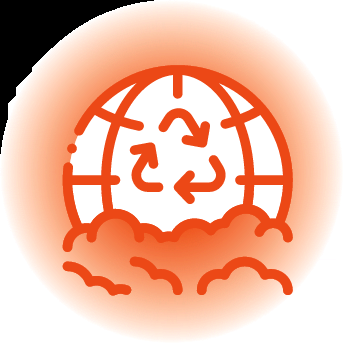
#> input picture input1.webp, 344 x 344 px
$ jupyter execute circle2.ipynb   (older library calls are emulated)
#> lines starting #> are read from the running program, lines starting #| are printed output that depends on the picture
[cell 1]
import numpy as np
import argparse
import cv2
import signal

from functools import wraps
import errno
import os
import copy

ap = argparse.ArgumentParser()
ap.add_argument("-i", "--image", required = True, help = "Path to the image")
args = vars(ap.parse_args())

image = cv2.imread(args["image"])
#> image is the input picture: shape (344, 344, 3); mean B, G, R 166.7, 187.6, 238
orig_image = np.copy(image)
output = image.copy()
gray = cv2.cvtColor(image, cv2.COLOR_BGR2GRAY)
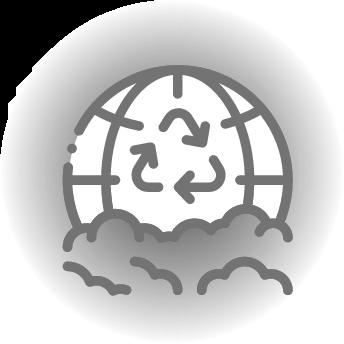
#> gray: shape (344, 344); min 0, max 255, mean 200.3

cv2.imshow("gray", gray)
cv2.waitKey(0)

circles = None

minimum_circle_size = 100      #this is the range of possible circle in pixels you want to find
maximum_circle_size = 150     #maximum possible circle size you're willing to find in pixels

guess_dp = 1.0

number_of_circles_expected = 1          #we expect to find just one circle
breakout = False

max_guess_accumulator_array_threshold = 100     #minimum of 1, no maximum, (max 300?) the quantity of votes
                                                #needed to qualify for a circle to be found.
circleLog = []

guess_accumulator_array_threshold = max_guess_accumulator_array_threshold

while guess_accumulator_array_threshold > 1 and breakout == False:
    #start out with smallest resolution possible, to find the most precise circle, then creep bigger if none found
    guess_dp = 1.0
    print("resetting guess_dp:" + str(guess_dp))
    while guess_dp < 9 and breakout == False:
        guess_radius = maximum_circle_size
        print("setting guess_radius: " + str(guess_radius))
        print(circles is None)
        while True:

            #HoughCircles algorithm isn't strong enough to stand on its own if you don't
            #know EXACTLY what radius the circle in the image is, (accurate to within 3 pixels)
            #If you don't know radius, you need lots of guess and check and lots of post-processing
            #verification.  Luckily HoughCircles is pretty quick so we can brute force.

            print("guessing radius: " + str(guess_radius) +
                    " and dp: " + str(guess_dp) + " vote threshold: " +
                    str(guess_accumulator_array_threshold))

            circles = cv2.HoughCircles(gray,
                cv2.cv.CV_HOUGH_GRADIENT,
                dp=guess_dp,               #resolution of accumulator array.
                minDist=100,                #number of pixels center of circles should be from each other, hardcode
                param1=50,
                param2=guess_accumulator_array_threshold,
                minRadius=(guess_radius-3),    #HoughCircles will look for circles at minimum this size
                maxRadius=(guess_radius+3)     #HoughCircles will look for circles at maximum this size
                )

            if circles is not None:
                if len(circles[0]) == number_of_circles_expected:
                    print("len of circles: " + str(len(circles)))
                    circleLog.append(copy.copy(circles))
                    print("k1")
                break
                circles = None
            guess_radius -= 5
            if guess_radius < 40:
                break;

        guess_dp += 1.5

    guess_accumulator_array_threshold -= 2
#> after the loop, circleLog = 46 items, first 6: [[178.8, 183.8, 118.8]], [[250, 174, 150.6]], [[178.8, 183.8, 118.8]], [[250, 174, 150.6]], [[178.8, 183.8, 118.8]], [[178.8, 183.8, 118.8]]; guess_accumulator_array_threshold = 0
